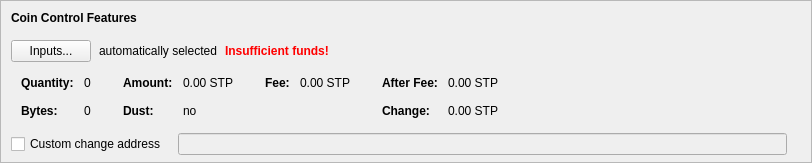
    <widget class="QFrame" name="frameCoinControl">
     <property name="sizePolicy">
      <sizepolicy hsizetype="Expanding" vsizetype="Expanding">
       <horstretch>0</horstretch>
       <verstretch>0</verstretch>
      </sizepolicy>
     </property>
     <property name="maximumSize">
      <size>
       <width>16777215</width>
       <height>16777215</height>
      </size>
     </property>
     <property name="frameShape">
      <enum>QFrame::StyledPanel</enum>
     </property>
     <property name="frameShadow">
      <enum>QFrame::Sunken</enum>
     </property>
     <layout class="QVBoxLayout" name="verticalLayoutCoinControl2">
      <property name="spacing">
       <number>0</number>
      </property>
      <property name="leftMargin">
       <number>0</number>
      </property>
      <property name="topMargin">
       <number>0</number>
      </property>
      <property name="rightMargin">
       <number>0</number>
      </property>
      <property name="bottomMargin">
       <number>6</number>
      </property>
      <item>
       <layout class="QVBoxLayout" name="verticalLayoutCoinControl" stretch="0,0,0,0,1">
        <property name="spacing">
         <number>0</number>
        </property>
        <property name="leftMargin">
         <number>10</number>
        </property>
        <property name="topMargin">
         <number>10</number>
        </property>
        <item>
         <layout class="QHBoxLayout" name="horizontalLayoutCoinControl1">
          <property name="bottomMargin">
           <number>15</number>
          </property>
          <item>
           <widget class="QLabel" name="labelCoinControlFeatures">
            <property name="sizePolicy">
             <sizepolicy hsizetype="Preferred" vsizetype="Maximum">
              <horstretch>0</horstretch>
              <verstretch>0</verstretch>
             </sizepolicy>
            </property>
            <property name="font">
             <font>
              <weight>75</weight>
              <bold>true</bold>
             </font>
            </property>
            <property name="styleSheet">
             <string notr="true">font-weight:bold;</string>
            </property>
            <property name="text">
             <string>Coin Control Features</string>
            </property>
           </widget>
          </item>
         </layout>
        </item>
        <item>
         <layout class="QHBoxLayout" name="horizontalLayoutCoinControl2" stretch="0,0,0,0">
          <property name="spacing">
           <number>8</number>
          </property>
          <property name="bottomMargin">
           <number>10</number>
          </property>
          <item>
           <widget class="QPushButton" name="pushButtonCoinControl">
            <property name="styleSheet">
             <string notr="true"/>
            </property>
            <property name="text">
             <string>Inputs...</string>
            </property>
            <property name="autoDefault">
             <bool>false</bool>
            </property>
           </widget>
          </item>
          <item>
           <widget class="QLabel" name="labelCoinControlAutomaticallySelected">
            <property name="text">
             <string>automatically selected</string>
            </property>
            <property name="margin">
             <number>5</number>
            </property>
           </widget>
          </item>
          <item>
           <widget class="QLabel" name="labelCoinControlInsuffFunds">
            <property name="font">
             <font>
              <weight>75</weight>
              <bold>true</bold>
             </font>
            </property>
            <property name="styleSheet">
             <string notr="true">color:red;font-weight:bold;</string>
            </property>
            <property name="text">
             <string>Insufficient funds!</string>
            </property>
            <property name="margin">
             <number>5</number>
            </property>
           </widget>
          </item>
          <item>
           <spacer name="horizontalSpacerCoinControl">
            <property name="orientation">
             <enum>Qt::Horizontal</enum>
            </property>
            <property name="sizeHint" stdset="0">
             <size>
              <width>40</width>
              <height>1</height>
             </size>
            </property>
           </spacer>
          </item>
         </layout>
        </item>
        <item>
         <widget class="QWidget" name="widgetCoinControl" native="true">
          <property name="sizePolicy">
           <sizepolicy hsizetype="Preferred" vsizetype="Preferred">
            <horstretch>0</horstretch>
            <verstretch>0</verstretch>
           </sizepolicy>
          </property>
          <property name="minimumSize">
           <size>
            <width>0</width>
            <height>0</height>
           </size>
          </property>
          <property name="styleSheet">
           <string notr="true"/>
          </property>
          <layout class="QHBoxLayout" name="horizontalLayoutCoinControl5">
           <property name="leftMargin">
            <number>0</number>
           </property>
           <property name="topMargin">
            <number>0</number>
           </property>
           <property name="rightMargin">
            <number>0</number>
           </property>
           <property name="bottomMargin">
            <number>0</number>
           </property>
           <item>
            <layout class="QHBoxLayout" name="horizontalLayoutCoinControl3" stretch="0,0,0,1">
             <property name="spacing">
              <number>20</number>
             </property>
             <property name="topMargin">
              <number>0</number>
             </property>
             <property name="bottomMargin">
              <number>10</number>
             </property>
             <item>
              <layout class="QFormLayout" name="formLayoutCoinControl1">
               <property name="horizontalSpacing">
                <number>10</number>
               </property>
               <property name="verticalSpacing">
                <number>14</number>
               </property>
               <property name="leftMargin">
                <number>10</number>
               </property>
               <property name="topMargin">
                <number>4</number>
               </property>
               <property name="rightMargin">
                <number>6</number>
               </property>
               <item row="0" column="0">
                <widget class="QLabel" name="labelCoinControlQuantityText">
                 <property name="font">
                  <font>
                   <weight>75</weight>
                   <bold>true</bold>
                  </font>
                 </property>
                 <property name="text">
                  <string>Quantity:</string>
                 </property>
                 <property name="margin">
                  <number>0</number>
                 </property>
                </widget>
               </item>
               <item row="0" column="1">
                <widget class="QLabel" name="labelCoinControlQuantity">
                 <property name="cursor">
                  <cursorShape>IBeamCursor</cursorShape>
                 </property>
                 <property name="contextMenuPolicy">
                  <enum>Qt::ActionsContextMenu</enum>
                 </property>
                 <property name="text">
                  <string notr="true">0</string>
                 </property>
                 <property name="margin">
                  <number>0</number>
                 </property>
                 <property name="textInteractionFlags">
                  <set>Qt::LinksAccessibleByMouse|Qt::TextSelectableByKeyboard|Qt::TextSelectableByMouse</set>
                 </property>
                </widget>
               </item>
               <item row="1" column="0">
                <widget class="QLabel" name="labelCoinControlBytesText">
                 <property name="font">
                  <font>
                   <weight>75</weight>
                   <bold>true</bold>
                  </font>
                 </property>
                 <property name="text">
                  <string>Bytes:</string>
                 </property>
                </widget>
               </item>
               <item row="1" column="1">
                <widget class="QLabel" name="labelCoinControlBytes">
                 <property name="cursor">
                  <cursorShape>IBeamCursor</cursorShape>
                 </property>
                 <property name="contextMenuPolicy">
                  <enum>Qt::ActionsContextMenu</enum>
                 </property>
                 <property name="text">
                  <string notr="true">0</string>
                 </property>
                 <property name="textInteractionFlags">
                  <set>Qt::LinksAccessibleByMouse|Qt::TextSelectableByKeyboard|Qt::TextSelectableByMouse</set>
                 </property>
                </widget>
               </item>
              </layout>
             </item>
             <item>
              <layout class="QFormLayout" name="formLayoutCoinControl2">
               <property name="horizontalSpacing">
                <number>10</number>
               </property>
               <property name="verticalSpacing">
                <number>14</number>
               </property>
               <property name="leftMargin">
                <number>6</number>
               </property>
               <property name="topMargin">
                <number>4</number>
               </property>
               <property name="rightMargin">
                <number>6</number>
               </property>
               <item row="0" column="0">
                <widget class="QLabel" name="labelCoinControlAmountText">
                 <property name="font">
                  <font>
                   <weight>75</weight>
                   <bold>true</bold>
                  </font>
                 </property>
                 <property name="text">
                  <string>Amount:</string>
                 </property>
                 <property name="margin">
                  <number>0</number>
                 </property>
                </widget>
               </item>
               <item row="0" column="1">
                <widget class="QLabel" name="labelCoinControlAmount">
                 <property name="cursor">
                  <cursorShape>IBeamCursor</cursorShape>
                 </property>
                 <property name="contextMenuPolicy">
                  <enum>Qt::ActionsContextMenu</enum>
                 </property>
                 <property name="text">
                  <string notr="true">0.00 STP</string>
                 </property>
                 <property name="textInteractionFlags">
                  <set>Qt::LinksAccessibleByMouse|Qt::TextSelectableByKeyboard|Qt::TextSelectableByMouse</set>
                 </property>
                </widget>
               </item>
               <item row="1" column="0">
                <widget class="QLabel" name="labelCoinControlLowOutputText">
                 <property name="font">
                  <font>
                   <weight>75</weight>
                   <bold>true</bold>
                  </font>
                 </property>
                 <property name="text">
                  <string>Dust:</string>
                 </property>
                </widget>
               </item>
               <item row="1" column="1">
                <widget class="QLabel" name="labelCoinControlLowOutput">
                 <property name="cursor">
                  <cursorShape>IBeamCursor</cursorShape>
                 </property>
                 <property name="contextMenuPolicy">
                  <enum>Qt::ActionsContextMenu</enum>
                 </property>
                 <property name="text">
                  <string notr="true">no</string>
                 </property>
                 <property name="textInteractionFlags">
                  <set>Qt::LinksAccessibleByMouse|Qt::TextSelectableByKeyboard|Qt::TextSelectableByMouse</set>
                 </property>
                </widget>
               </item>
              </layout>
             </item>
             <item>
              <layout class="QFormLayout" name="formLayoutCoinControl3">
               <property name="horizontalSpacing">
                <number>10</number>
               </property>
               <property name="verticalSpacing">
                <number>14</number>
               </property>
               <property name="leftMargin">
                <number>6</number>
               </property>
               <property name="topMargin">
                <number>4</number>
               </property>
               <property name="rightMargin">
                <number>6</number>
               </property>
               <item row="0" column="0">
                <widget class="QLabel" name="labelCoinControlFeeText">
                 <property name="font">
                  <font>
                   <weight>75</weight>
                   <bold>true</bold>
                  </font>
                 </property>
                 <property name="text">
                  <string>Fee:</string>
                 </property>
                 <property name="margin">
                  <number>0</number>
                 </property>
                </widget>
               </item>
               <item row="0" column="1">
                <widget class="QLabel" name="labelCoinControlFee">
                 <property name="cursor">
                  <cursorShape>IBeamCursor</cursorShape>
                 </property>
                 <property name="contextMenuPolicy">
                  <enum>Qt::ActionsContextMenu</enum>
                 </property>
                 <property name="text">
                  <string notr="true">0.00 STP</string>
                 </property>
                 <property name="textInteractionFlags">
                  <set>Qt::LinksAccessibleByMouse|Qt::TextSelectableByKeyboard|Qt::TextSelectableByMouse</set>
                 </property>
                </widget>
               </item>
              </layout>
             </item>
             <item>
              <layout class="QFormLayout" name="formLayoutCoinControl4">
               <property name="horizontalSpacing">
                <number>10</number>
               </property>
               <property name="verticalSpacing">
                <number>14</number>
               </property>
               <property name="leftMargin">
                <number>6</number>
               </property>
               <property name="topMargin">
                <number>4</number>
               </property>
               <property name="rightMargin">
                <number>6</number>
               </property>
               <item row="0" column="0">
                <widget class="QLabel" name="labelCoinControlAfterFeeText">
                 <property name="font">
                  <font>
                   <weight>75</weight>
                   <bold>true</bold>
                  </font>
                 </property>
                 <property name="text">
                  <string>After Fee:</string>
                 </property>
                 <property name="margin">
                  <number>0</number>
                 </property>
                </widget>
               </item>
               <item row="0" column="1">
                <widget class="QLabel" name="labelCoinControlAfterFee">
                 <property name="cursor">
                  <cursorShape>IBeamCursor</cursorShape>
                 </property>
                 <property name="contextMenuPolicy">
                  <enum>Qt::ActionsContextMenu</enum>
                 </property>
                 <property name="text">
                  <string notr="true">0.00 STP</string>
                 </property>
                 <property name="textInteractionFlags">
                  <set>Qt::LinksAccessibleByMouse|Qt::TextSelectableByKeyboard|Qt::TextSelectableByMouse</set>
                 </property>
                </widget>
               </item>
               <item row="1" column="0">
                <widget class="QLabel" name="labelCoinControlChangeText">
                 <property name="font">
                  <font>
                   <weight>75</weight>
                   <bold>true</bold>
                  </font>
                 </property>
                 <property name="text">
                  <string>Change:</string>
                 </property>
                </widget>
               </item>
               <item row="1" column="1">
                <widget class="QLabel" name="labelCoinControlChange">
                 <property name="cursor">
                  <cursorShape>IBeamCursor</cursorShape>
                 </property>
                 <property name="contextMenuPolicy">
                  <enum>Qt::ActionsContextMenu</enum>
                 </property>
                 <property name="text">
                  <string notr="true">0.00 STP</string>
                 </property>
                 <property name="textInteractionFlags">
                  <set>Qt::LinksAccessibleByMouse|Qt::TextSelectableByKeyboard|Qt::TextSelectableByMouse</set>
                 </property>
                </widget>
               </item>
              </layout>
             </item>
            </layout>
           </item>
          </layout>
         </widget>
        </item>
        <item>
         <layout class="QHBoxLayout" name="horizontalLayoutCoinControl4" stretch="0,0,0">
          <property name="spacing">
           <number>12</number>
          </property>
          <property name="sizeConstraint">
           <enum>QLayout::SetDefaultConstraint</enum>
          </property>
          <property name="topMargin">
           <number>5</number>
          </property>
          <property name="rightMargin">
           <number>5</number>
          </property>
          <item>
           <widget class="QCheckBox" name="checkBoxCoinControlChange">
            <property name="toolTip">
             <string>If this is activated, but the change address is empty or invalid, change will be sent to a newly generated address.</string>
            </property>
            <property name="text">
             <string>Custom change address</string>
            </property>
           </widget>
          </item>
          <item>
           <widget class="QValidatedLineEdit" name="lineEditCoinControlChange">
            <property name="enabled">
             <bool>false</bool>
            </property>
            <property name="sizePolicy">
             <sizepolicy hsizetype="Expanding" vsizetype="Fixed">
              <horstretch>0</horstretch>
              <verstretch>0</verstretch>
             </sizepolicy>
            </property>
           </widget>
          </item>
          <item>
           <widget class="QLabel" name="labelCoinControlChangeLabel">
            <property name="sizePolicy">
             <sizepolicy hsizetype="Preferred" vsizetype="Expanding">
              <horstretch>0</horstretch>
              <verstretch>0</verstretch>
             </sizepolicy>
            </property>
            <property name="minimumSize">
             <size>
              <width>0</width>
              <height>0</height>
             </size>
            </property>
            <property name="text">
             <string/>
            </property>
            <property name="margin">
             <number>3</number>
            </property>
           </widget>
          </item>
         </layout>
        </item>
        <item>
         <spacer name="verticalSpacerCoinControl">
          <property name="orientation">
           <enum>Qt::Vertical</enum>
          </property>
          <property name="sizeHint" stdset="0">
           <size>
            <width>800</width>
            <height>1</height>
           </size>
          </property>
         </spacer>
        </item>
       </layout>
      </item>
     </layout>
    </widget>
